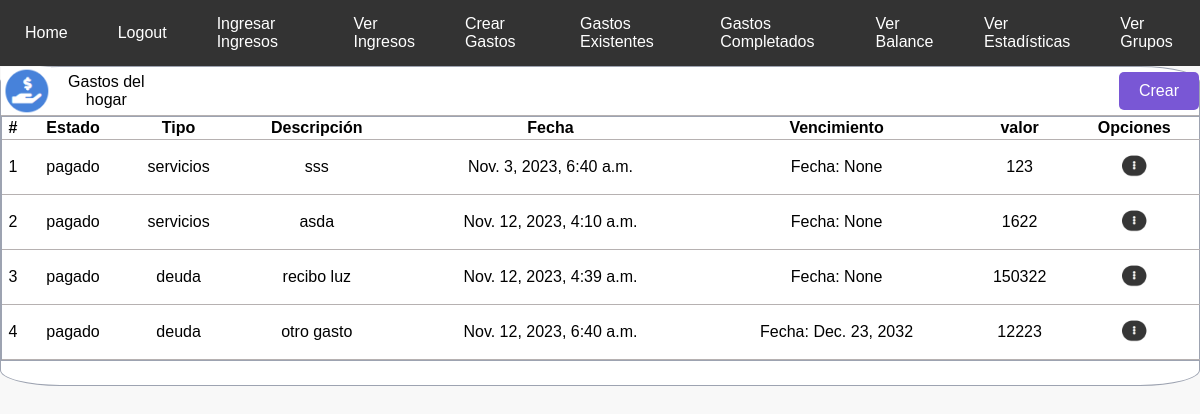
Page /verGastos/ (signed in) on the earlier database version.
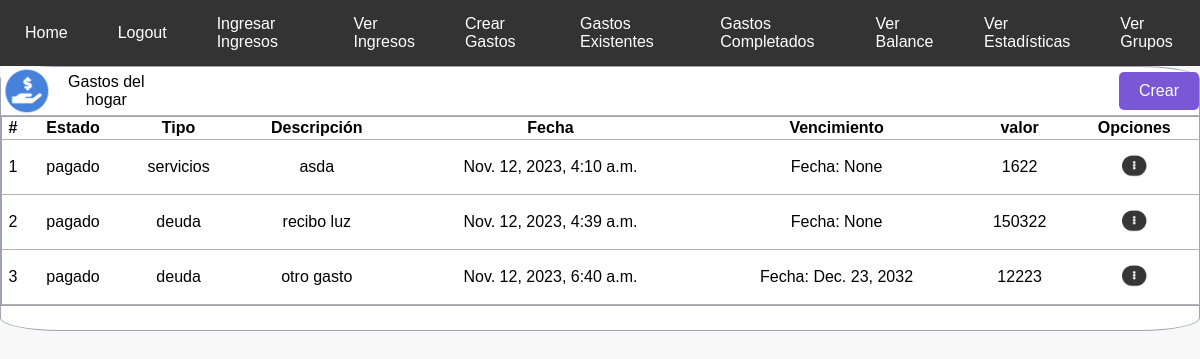
Same page on the later database version.
### tasks/models.py (models this page shows, shortened)
class CrearGasto(models.Model):
    id = models.AutoField(primary_key=True)
    Nombre = models.CharField(max_length=50)
    TIPO_GASTO_CHOICES = [
        ('servicios', 'Servicio'),
        ('deuda', 'Deuda'),
        ('comida', 'Comida'),
        ('hogar', 'Hogar'),
        ('educacion','Educacion'),
        ('ocio','Ocio'),
        ('otros', 'Otros'),
    ]
    TipoGasto = models.CharField(max_length=50, choices=TIPO_GASTO_CHOICES)
    Descripcion = models.CharField(max_length=50)
    Valor = models.BigIntegerField(default=0, blank=True, null=True)
    datecreated = models.DateTimeField(auto_now_add=True)
    datecompleted = models.DateTimeField(null=True)
    IMPORTANCIA_CHOICES = [
        ('alto', 'Alto'),
        ('medio', 'Medio'),
        ('bajo', 'Bajo'),
    ]
    Importancia = models.CharField(max_length=50, choices=IMPORTANCIA_CHOICES, default='medio')
    FRECUENCIA_CHOICES = [
        ('mensual', 'Mensual'),
        ('trimestral', 'Trimestral'),
        ('semestral', 'Semestral'),
        ('unico', 'Único'),
    ]
    Frecuencia = models.CharField(max_length=50, choices=FRECUENCIA_CHOICES, default='unico')
    FechaVencimiento = models.DateField(null=True, blank=True)
    user = models.ForeignKey(User, on_delete=models.CASCADE)

### tasks/views.py (the view)
# urls.py: path('verGastos/',views.verGastos, name = 'verGastos'),
@login_required
def verGastos(request):
    gastos = CrearGasto.objects.filter(user=request.user, datecompleted__isnull=True )
    return render(request, 'verGastos.html',{'Gastos' : gastos})

### tasks/templates/verGastos.html
{% extends 'base.html' %}
{% load static %}
{% block content %}
<link rel="stylesheet" type="text/css" href='{% static "css/gastos.css" %}'>
<div class="container">
    <div class = "headTable">
        <img src='{% static "images/mano_dolar_azul.png"%}'>
        <p>Gastos del hogar</p>
        <a class="Btn_crear_gasto" href="/verGastos/crearGastos/">Crear</a>
    </div>
    <div class="div_tabla">
        <table class="gastos-table">
            <tr>
                <th>#</th>
                <th>Estado</th>
                <th>Tipo</th>
                <th>Descripción</th>
                <th>Fecha</th>
                <th>Vencimiento</th>
                <th>valor</th>
                <th>Opciones</th>
            </tr>
            {% for CrearGasto in Gastos %}
                <tr>
                    <td>{{ forloop.counter }}</td>
                    <td><p>pagado</p></td>
                    <td><p class="tipo_gasto">{{ CrearGasto.TipoGasto }}</p></td>
                    <td><p class="gasto-title">{{ CrearGasto.Nombre }}</p></td>
                    <td><p class="gasto-description">{{ CrearGasto.datecreated }}</p></td>
                    <td><p class="date-completed">Fecha: {{ CrearGasto.FechaVencimiento}}</p></td>
                    <td><p class="valor_gasto">{{ CrearGasto.Valor }}</p></td>
                    <td><a  margin: 0  href="{% url 'gastoDetail' CrearGasto.id %}" >
                        <img class = "menu_gasto" width="30px" src='{% static "images/menu_puntos_gris.png"%}'>
                    </a></td>
                </tr>
            {% endfor %}
        </table>
    </div>
</div>
{% endblock %}

Differences in the rows shown:
no longer on this page (row edited): CrearGasto: TipoGasto "servicios", Nombre "sss", datecreated "Nov. 3, 2023, 6:40 a.m.", FechaVencimiento "None", Valor "123"
